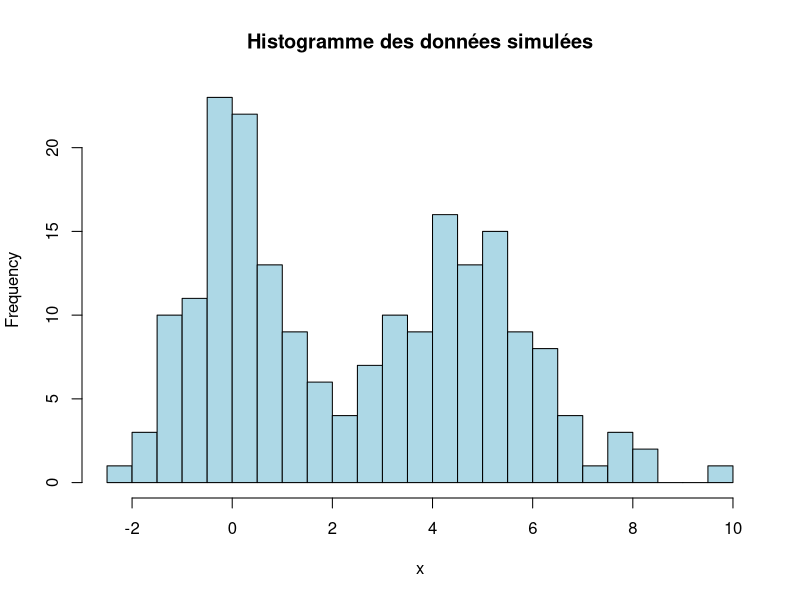
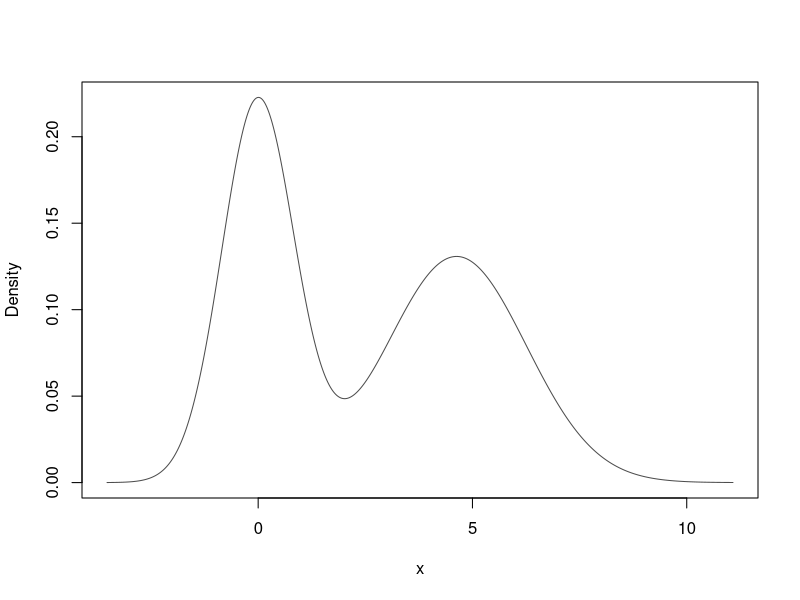
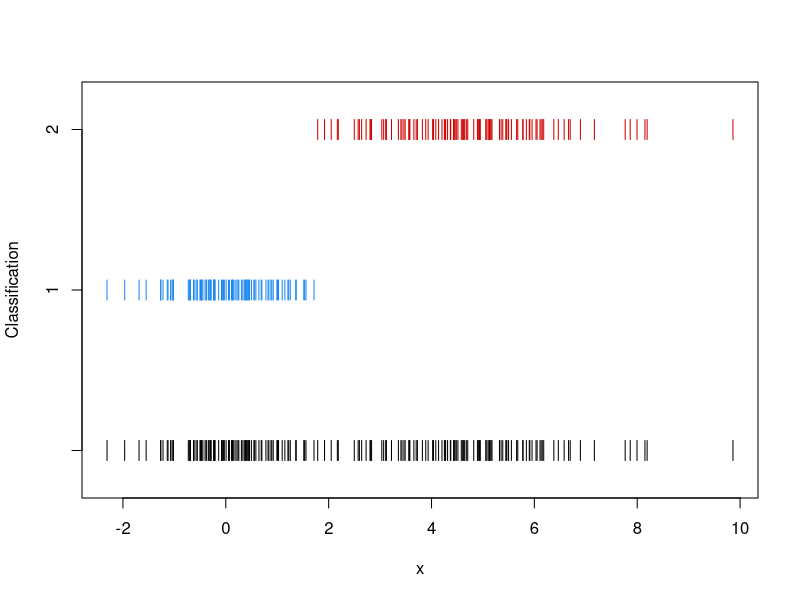

Source code (R) for these figures, in order:
## ---- chunk 1
# Charger le package
install.packages("mclust")
library(mclust)

# Générer deux groupes de données gaussiennes
set.seed(123)
x1 <- rnorm(100, mean = 0, sd = 1)
x2 <- rnorm(100, mean = 5, sd = 1.5)
x  <- c(x1, x2)

# Affichage rapide de l'histogramme
hist(x, breaks = 30, col = "lightblue", main = "Histogramme des données simulées", xlab = "x")
## ---- chunk 2
# Ajustement du modèle avec mclust (via EM)
modele <- Mclust(x)

# Résumé des résultats du modèle
summary(modele)

# Tracé de la densité estimée par le modèle
plot(modele, what = "density")
## ---- chunk 3
modele$parameters  #affichage des paramètres
## ---- chunk 4
table(modele$classification) #visualisation
plot(modele, what = "classification") #graphique
